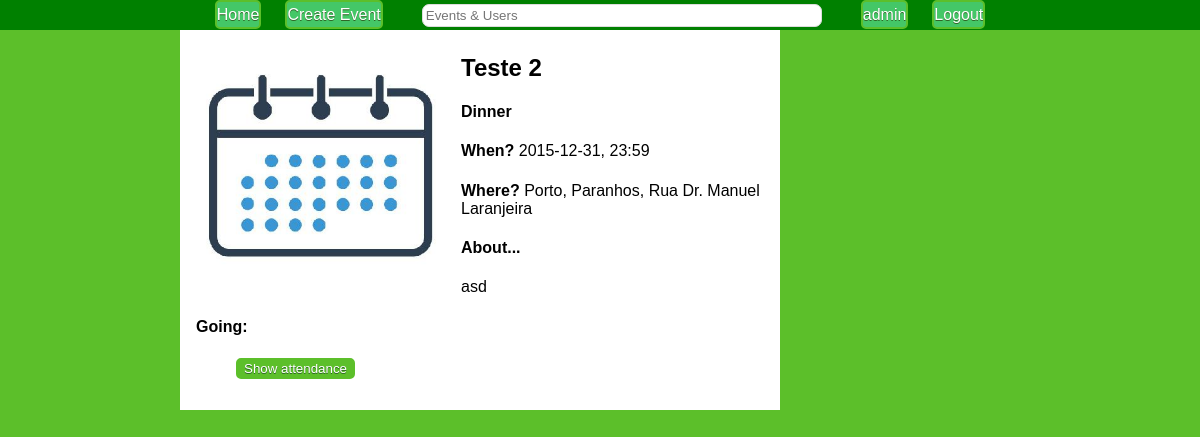
Page /?event=4 (signed in) on the committed database.
### tables this page shows
CREATE TABLE Event(
	id INTEGER PRIMARY KEY,
	creator NOT NULL REFERENCES User(username) ON DELETE CASCADE,
	nameTag TEXT NOT NULL,
	type REFERENCES EventType(eventType) NOT NULL,
	description TEXT NOT NULL,
	time TEXT NOT NULL,
	city TEXT NOT NULL,
	address TEXT,
	imageURL TEXT,
	publicEvent INTEGER NOT NULL,
	CONSTRAINT ck_public CHECK (publicEvent = 0 OR publicEvent = 1)
);

### database/events.php (called while the page is built, shortened)
<?php
include_once('connection.php');
function getEvent($eventID){
	global $db;
	$stmt = $db->prepare('SELECT * FROM  Event WHERE id = :eventID');
	$stmt->bindParam(':eventID', $eventID, PDO::PARAM_INT);
	try{
   		$stmt->execute();
   		return $stmt->fetch();
  	} catch(PDOException $e) {
    	return false;
  	}
}
function hasEventHappened($eventId){
	global $db;
	$currentDate = date("Y-m-d H:i");
	$stmt = $db->prepare('SELECT * FROM Event WHERE id = :eventId AND datetime(time) <= datetime(:currentDate)');
	$stmt->bindParam(':eventId', $eventId, PDO::PARAM_INT);
	$stmt->bindParam(':currentDate', $currentDate, PDO::PARAM_STR);
	try{
		$stmt->execute();
		return count($stmt->fetchAll()) > 0;
	} catch(PDOException $e){
		return false;
	}
}
?>

### templates/list_comments.php (the view, shortened to what this page needs)
<br>

### templates/view_event.php
<div id="event_item" class="event-item">
  <br>
  <img id="image" src="images/thumbs_medium/<?=$event['imageURL']?>" width="250" height="250">
  <div id="event_info">
    <h2><?=$event['nameTag']?></h3>
    <h4><?=$event['type']?></h4>
    <h4>When? <label><?php echo str_replace("T",", ",$event['time']) ?></label></h4>
    <h4>Where? <label> <?=$event['city']?><?php if($event['address'] != ""){?>, <?=$event['address']?><?php } ?></label>
    </h4>
    <?php if($event['description'] != ""){?>
        <h4>About...</h4>
        <p><?=$event['description']?></p>
    <?php } ?>
  </div>
  <div id="options">
    <?php
        if($event['creator']==$_SESSION['username'] && !hasEventHappened($_GET['event'])) { ?>
          <div class="warning" id="inviteWarning"></div>
          <button id="invite" data-event="<?=$event['id']?>" type="button">Invite</button>
          <br><br>
          <form action="edit_event.php" method="post">
            <input type="text" name="id" value="<?=$event['id']?>" hidden readonly>
            <input id="edit" type="submit" value="Edit">
          </form>
          <button id="cancel" type="button" onclick="cancelEvent('<?=$_SESSION['username']?>', <?=$event['id']?>, '<?=$event['imageURL']?>')">Cancel</button>
          <h4>Already invited: </h4>
          <ul id="usersInvited">
            <?php if(count($invites) == 0){
              echo '<li data-user="none">No user has been invited yet</li>';
            }
              for($i = 0; $i < count($invites); $i++){
                    echo '<li data-user="' . $invites[$i]['username'] . '" data-event="' . $event['id'] . '"><a href="./?user=' . $invites[$i]['username'] . '">' . $invites[$i]['username'] . '</a> <img class="removeInvite" src="res/cross.png" width="8" height="8"></li>';
            }?>
          </ul>
    <?php } else { if(!hasEventHappened($_GET['event'])) {
        if(!isAttendingEvent($_SESSION['username'], $event['id'])) {?>
        <button id="attendance" type="button" onclick="attend('<?=$_SESSION['username']?>', <?=$event['id']?>)">Attend</button>
        <?php } else {?>
        <button id="attendance" type="button" onclick="attend('<?=$_SESSION['username']?>', <?=$event['id']?>)">Do not attend</button> <?php } } }?>
        <h4 id="usersAttending">Going:</h4>
        <ul id="attendance">
          <button id="showAttendance" data-event="<?=$event['id']?>">Show attendance</button>
        </ul>
  </div>
</div>

### style/header_style.css (style rules this page uses)
* { -webkit-box-sizing: border-box; -moz-box-sizing: border-box; box-sizing: border-box; }
html, body { margin: 0em; padding: 0em; background-color: #5cbf2a; }
body { margin-top: 40px; }

### style/event_item_style.css (style rules this page uses)
#edit, #invite, #cancel, #showAttendance, #addComment, button#attendance { display: block; background-color:#44c767; -moz-border-radius:5px; -webkit-border-radius:5px; border-radius:5px; display:inline-block; cursor:pointer; color:#ffffff; font-family:Arial; text-decoration:none; border: 2px solid #5cbf2a; text-shadow:0px 1px 0px #2f6627; }
#edit, #invite, #cancel, #showAttendance, button#attendance :hover { background-color:#5cbf2a; }
#edit, #invite, #cancel, #showAttendance, button#attendance :active { position:relative; top:1px; }
img#image { float: left; margin: 10px 15px 10px 0; }
html, body { margin: 0em; padding: 0em; background-color: #5cbf2a; }
div#event_item { padding: 1em; background-color: #ffffff; position:relative; top: 10%; bottom: 10%; left: 15%; right: 15%; width: 50%; font-family: "Helvetica", Arial, sans-serif; }
div#options { clear: both; }
label { display: inline; font-weight: normal; }

### rows in the picture
event: imageURL (placeholder picture), nameTag "Teste 2", type "Dinner", time "2015-12-31, 23:59", city "Porto", address "Paranhos, Rua Dr. Manuel Laranjeira", description "asd"

### other values in the picture
$_SESSION['username'] "admin"
